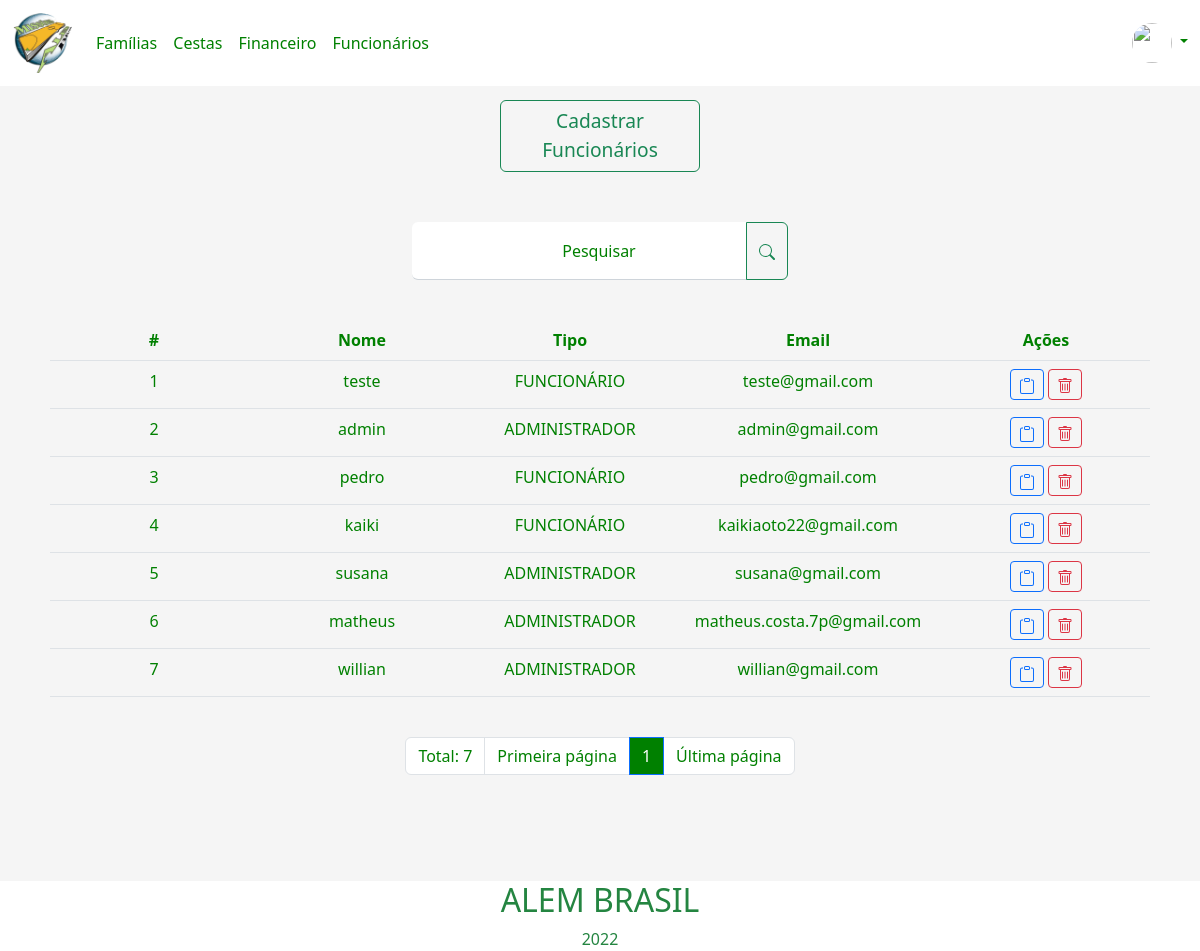
Screenshot of /pages/funcionarios/funcionarios.php (signed in) with the database file from the repository.
### tables this page shows
create table usuario(
    id_usuario int(4) primary key not null auto_increment,
    nome_usuario varchar(20) not null,
    senha_usuario char(40) not null,
    tipo_usuario varchar(1) not null,
    email_usuario varchar(90) not null,
	foto_usuario char(40),
    imagem_usuario blob,
    recuperar_senha varchar(200)
);

### pages/funcionarios/funcionarios.php (the view, shortened to what this page needs)
<?php
if ((!isset($_SESSION['nomeUsuario']) == true) and (!isset($_SESSION['tipoUsuario']) == true)) {
    unset($_SESSION['nomeUsuario']);
    unset($_SESSION['tipoUsuario']);
    header('location: ../../index.php');
} else if ($_SESSION['tipoUsuario'] != 'A') {
    echo "<script LANGUAGE= 'JavaScript'>
            window.alert('Você não possui acesso a essa página');
            window.location.href='../home.php';
            </script>";
} else {
    $logado = $_SESSION['idUsuario'];
    $banco = new conexao();
    $con = $banco->getConexao();
    $sql = "select imagem_usuario from usuario where id_usuario = '$logado'";
    $result = $con->query($sql);
    if ($result->rowCount() > 0) {
        while ($row = $result->fetch()) {
            $imagemUsuario = $row['imagem_usuario'];
        }
    }
}
$quantidade = 10;
$pagina = (isset($_GET['pagina'])) ? (int)$_GET['pagina'] : 1;
$inicio = ($quantidade * $pagina) - $quantidade;
?>
<!DOCTYPE html>
<html lang="pt-br">
<head>
    <link href="https://cdn.jsdelivr.net/npm/bootstrap@5.2.0-beta1/dist/css/bootstrap.min.css" rel="stylesheet">
</head>
<header>
    <nav class="navbar navbar-expand-lg headerNavBar">
        <div class="container-fluid">
            <a class="navbar-brand" href="../home.php"><img src='../../imgs/logo2.png' width="60"></a>
            <div class="collapse navbar-collapse navBarLinks" id="navbarSupportedContent">
                <ul class="navbar-nav me-auto mb-2 mb-lg-0">
                    <li class="nav-item">
                        <a class="nav-link " href="../responsavelFamilia/responsavelFamilia.php">Famílias</a>
                    </li>
                    <li class="nav-item">
                        <a class="nav-link" href="../cestas/cestas.php">Cestas</a>
                    </li>
                    <li class="nav-item">
                        <a class="nav-link" href="../financeiro/financeiro.php">Financeiro</a>
                    </li>
                    <li class="nav-item">
                        <a class="nav-link" href="funcionarios.php">Funcionários</a>
                    </li>
                </ul>
                <li class="nav-item dropdown dropDownMenu">
                    <a class="nav-link dropdown-toggle" href="#" id="navbarDropdown" role="button" data-bs-toggle="dropdown" aria-expanded="false">
                        <?php echo '<img src="data:../../imgs/conta;base64,' . base64_encode($imagemUsuario) . '" style="border-radius:50px;width: 40px; height: 40px;">' ?>
                    </a>
                </li>
            </div>
        </div>
    </nav>
</header>
<body>
    <div class="container-fluid">
        <div class="row">
            <div class="col m-auto">
                <button type="button" class="btn btn-outline-success buttonCadastro" data-bs-toggle="modal" data-bs-target="#exampleModal">Cadastrar
                    <br> Funcionários</button>
            </div>
        </div>
    </div>
    <form action="pesquisarFuncionario.php" method="get">
        <div class="container justify-content-center barraPesquisa">
            <div class="form-floating  input-group">
                <input class="form-control inputGeral" type="search" name="pesquisarFuncionario" placeholder="Pesquisar">
                <label class="labelCadastro">Pesquisar</label>
                <button type="submit" class="btn btn-outline-success">
                </button>
            </div>
        </div>
    </form>
    <div class="container">
        <div class="overflow-auto">
            <div class="column">
                <div class="m-2 ">
                    <table class="table funcionarioTable">
                        <thead>
                            <th scope="col">#</th>
                            <th scope="col">Nome</th>
                            <th scope="col">Tipo</th>
                            <th scope="col">Email</th>
                            <th scope="col">Ações</th>
                        </thead>
                        <tbody>
                            <?php
                            $sql = "SELECT * FROM usuario LIMIT $inicio, $quantidade";
                            $banco = new conexao();
                            $con = $banco->getConexao();
                            $result = $con->query($sql);
                            while ($row = $result->fetch()) {
                            ?>
                                <tr>
                                    <td style='text-align:center'><span id="nome<?php echo $row['id_usuario']; ?>"><?php echo $row['id_usuario']; ?></span>
                                    </td>
                                    <td style='text-align:center'><span id="nome<?php echo $row['nome_usuario']; ?>"><?php echo $row['nome_usuario']; ?></span>
                                    </td>
                                    <td style='text-align:center'><span id="tipo<?php echo $row['tipo_usuario']; ?>"><?php if ($row['tipo_usuario'] == "A") {
                                                                                                                            echo "ADMINISTRADOR";
                                                                                                                        } else if ($row['tipo_usuario'] == "F") {
                                                                                                                            echo "FUNCIONÁRIO";
                                                                                                                        } else {
                                                                                                                            echo "ERRO";
                                                                                                                        } ?></span>
                                    </td>
                                    <td style='text-align:center'><span id="email<?php echo $row['email_usuario']; ?>"><?php echo $row['email_usuario']; ?></span>
                                    </td>
                                    <td style='text-align:center'>
                                        <button class='btn btn-sm btn-outline-primary consultFuncionario' value="<?php echo $row['id_usuario']; ?>">
                                        </button>
                                        <button class='btn btn-sm btn-outline-danger deleteFuncionario' value="<?php echo $row['id_usuario']; ?>">
                                        </button>
                                    </td>
                                </tr>
                            <?php
                            }
                            ?>
                        </tbody>
                    </table>
                </div>
            </div>
        </div>
    </div>
    <br>
    <ul class="pagination justify-content-center navPaginacao">
        <?php
        $con = mysqli_connect("localhost", "root", "", "ong");
        $sqlTotal = "SELECT id_usuario FROM usuario";
        $qrTotal = mysqli_query($con, $sqlTotal) or die(mysqli_error($con));
        $numTotal = mysqli_num_rows($qrTotal);
        $totalPagina = ceil($numTotal / $quantidade);
        ?>
        <li class="page-item"><span class="page-link"><?php echo "Total: " . $numTotal ?></span></li>
        <li class="page-item"><a class="page-link" href="?menuop=usuario&pagina=1">Primeira página</a></li>
            <?php
        for ($i = 1; $i <= $totalPagina; $i++) {
            if ($i >= ($pagina - 5) && $i <= ($pagina + 5)) {
                if ($i == $pagina) {
            ?>
                    <li class="page-item"><span class="page-link active"><?php echo $i ?></span></li>
                <?php
                } else {
                ?>
                    <li class="page-item"><a class="page-link" href="?menuop=usuario&pagina= <?php echo $i ?>"> <?php echo $i ?> </a>
                    </li>
            <?php
                }
            }
        }
            ?>
        <li class="page-item"><a class="page-link" href="?menuop=usuario&pagina=<?php echo $totalPagina ?>">Última
                página</a></li>
    </ul>
    <div class="containerFooter">
        <?php include('../footer.php'); ?>
    </div>
</body>
</html>

### rows the page displays
usuario: id_usuario "1", nome_usuario "teste", tipo_usuario "FUNCIONÁRIO", email_usuario "teste@gmail.com"
usuario: id_usuario "2", nome_usuario "admin", tipo_usuario "ADMINISTRADOR", email_usuario "admin@gmail.com"
usuario: id_usuario "3", nome_usuario "pedro", tipo_usuario "FUNCIONÁRIO", email_usuario "pedro@gmail.com"
usuario: id_usuario "4", nome_usuario "kaiki", tipo_usuario "FUNCIONÁRIO", email_usuario "kaikiaoto22@gmail.com"
usuario: id_usuario "5", nome_usuario "susana", tipo_usuario "ADMINISTRADOR", email_usuario "susana@gmail.com"
usuario: id_usuario "6", nome_usuario "matheus", tipo_usuario "ADMINISTRADOR", email_usuario "matheus.costa.7p@gmail.com"
usuario: id_usuario "7", nome_usuario "willian", tipo_usuario "ADMINISTRADOR", email_usuario "willian@gmail.com"

### other values shown
$numTotal "7"
